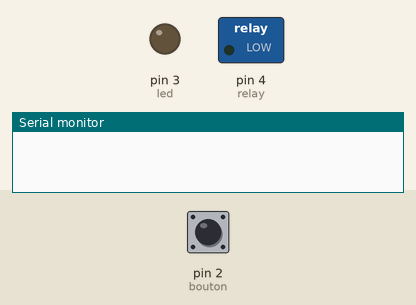
Recording of a sketch running on a simulated Arduino Uno, built with avr-gcc and run on an emulated ATmega328P. On the bench: switched loads named in the sketch (green lamp = pin HIGH), output pins drawn as LEDs (lit = HIGH), the last lines printed to the serial monitor. The inputs (shaded band) are chosen by the test bench; at power-on: pin 2 (bouton) HIGH.

Above: at 1.2 s.
1.3 s: pin 2 (bouton) driven LOW
At 2.0 s:
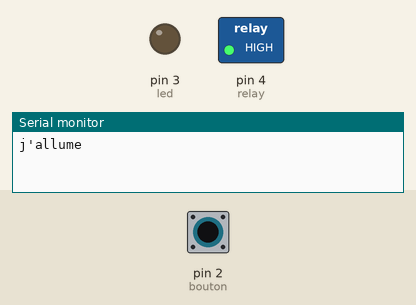
4.3 s: pin 2 (bouton) pulsed HIGH 5 times (0.12 s each, 0.3 s apart)
At 6.0 s:
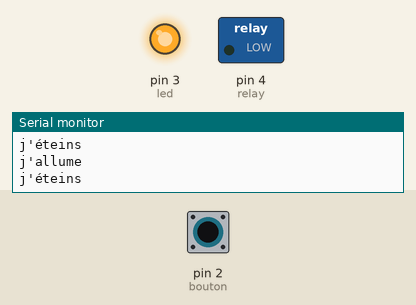
Timing chart, 0 to 7.5 s (numbered marks = the images above; inputs shaded):
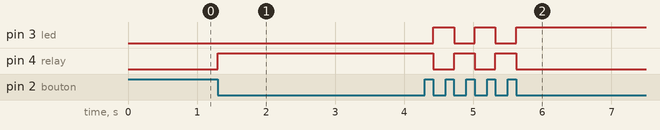

Measured:
- after the input at 1.3 s, pin 4 (relay): LOW → HIGH at once
- after the input at 4.3 s, pin 3 (led): alternates HIGH for 0.30 s and LOW for 0.30 s, 5 changes in all, then stays HIGH, starting after 0.12 s; pin 4 (relay): alternates HIGH for 0.30 s and LOW for 0.30 s, 5 changes in all, then stays LOW, starting after 0.12 s

The sketch:

module_relay.ino
```cpp
//#include <SPI.h>
//#include <Mirf.h>
//#include <nRF24L01.h>
//#include <MirfHardwareSpiDriver.h>


const int bouton = 2;
const int led = 3;
const int relay = 4;
const char identifiant = 'R'; //identifiant du module

int etatBouton;
boolean etat, statu,access;
char * commande;
boolean presse;
void setup(){
  Serial.begin(115200);
  /*** Initialisation de la connexion sans-fil à base de NRF24L01 ***/
  /*** VERSION DE TEST
   ***Absence du code pour vérifier que celui ci fonctionne ...

  Mirf.cePin = 8; // CE
  Mirf.csnPin = 7; // CSN
  Mirf.spi = &MirfHardwareSpi;
  Mirf.init();
  Mirf.channel = 42; // On utilise le canal 42 parceque c'est fun ...
  Mirf.payload = sizeof(unsigned long); //ici il faut déclarer la taille du "payload" soit du message qu'on va transmettre, au max 32 octets
  Mirf.config(); //on configure ce joyeux bordel :)

  Mirf.setTADDR((byte *)"modu1"); // Le 2eme module va envoyer ses info au 1er module MOI
  Mirf.setRADDR((byte *)"serve"); // On définit ici l'adresse du 2eme module LUI
  ***/

  /*** Initialisation des sorties pour le relai et le bouton ***/
  pinMode(relay, OUTPUT);
  pinMode(led, OUTPUT);
  pinMode(bouton, INPUT);
  etatBouton = HIGH;
  etat=true;
  statu=true;
  access=false; //jeton d'accès de la connexion sans fils
  presse = false;
}

void loop(){
  /* Version de test

  byte data[Mirf.payload]; // Tableau de byte qui va stocker le message recu

  if(!Mirf.isSending() && Mirf.dataReady()){ // Si un message a été recu et qu'un autre n'est pas en cours d'emission
    Serial.println("Réception");
    Mirf.getData(data); // on récupére le message
    if(data == '1')
    {
      digitalWrite(relay, LOW);
      etat = !etat;
    }
    if(data == '0')
    {
      digitalWrite(relay, HIGH);
      etat = !etat;
    }
    //Mirf.send(data);

    Serial.println("Change l'état du Relai");
  }*/
 /*if(!Mirf.isSending() && Mirf.dataReady())
 {
   Mirf.getData(data); // on récupére le message
   access=true; //j'active le jeton
   statu = true
 }*/
      commande = ReadCommande(&access);
      if(digitalRead(bouton)==LOW or access==true) // bouton poussé, on rentre uniquement à la première detection de l'appui
      {
        if(digitalRead(bouton) == LOW)
        {
          presse = true;
          }
        if(statu==true)
        {
          if((etat == true and commande[4]=='1')or (etat==true and presse == true))
          {
            Serial.println("j'allume");
            digitalWrite(relay, HIGH);
            digitalWrite(led, LOW);
            etat=false;
          }
          else if((etat==false and commande[4]=='0')or (etat==false and presse==true) )
          {
            Serial.println("j'éteins");
            digitalWrite(relay, LOW);
            digitalWrite(led, HIGH);
            etat=true;
          }
          presse = true;
        }
        statu=false;   //je bloque les actions tant que le bouton n'a pas était relaché
        access=false; //on rebloque l'accès par la connexion sans fils
       }

     else
     {
       statu = true;
     }

    //fin du programme


}

char * WriteCommande(char * commande)
{
  /*****
  [0] => caractère de début de commande - Non important
  [1] => caractère de début de commande - Non important
  [2] => expéditeur - Important
  [3] => destinataire - Important
  [4] => commande - Important
  [5] => caractère de fin de commande - Non important
  [6] => caractère de fin de commande - Non important
  *****/
  Serial.println(commande[4]);
}

char * ReadCommande(bool *access)
{
  /*****
  [0] => caractère de début de commande - Non important
  [1] => caractère de début de commande - Non important
  [2] => expéditeur - Important
  [3] => destinataire - Important
  [4] => commande - Important
  [5] => caractère de fin de commande - Non important
  [6] => caractère de fin de commande - Non important
  *****/
      char data[7]; //variable contenant le caractère à lire
      int reception = 0; //variable contenant le nombre de caractère disponibles dans le buffer
      int i = 0;
      reception = Serial.available();
      if(reception !=0)
      {
        char save[] = {'0','0'}; // sauvegarde des deux dernier caractères
        while(reception > 0 && (save[0]!='\\' || save[1]!='1') ) //tant qu'il y a des caractères à lire
        {
            data[i] = Serial.read(); //on lit le caractère
            save[0] = save[1]; //on déplace les caractères pour faire la bonne sauvegarde
            save[1] = data[i];
            Serial.print(i);
            Serial.print('-');
            Serial.println(data[i]);
            reception = Serial.available(); //on relit le nombre de caractères dispo
            i++;
        }
        if(data[3]==identifiant && i==7)
        {
          *access = true;
          WriteCommande(commande);
          return data;
        }
      }
}
```
